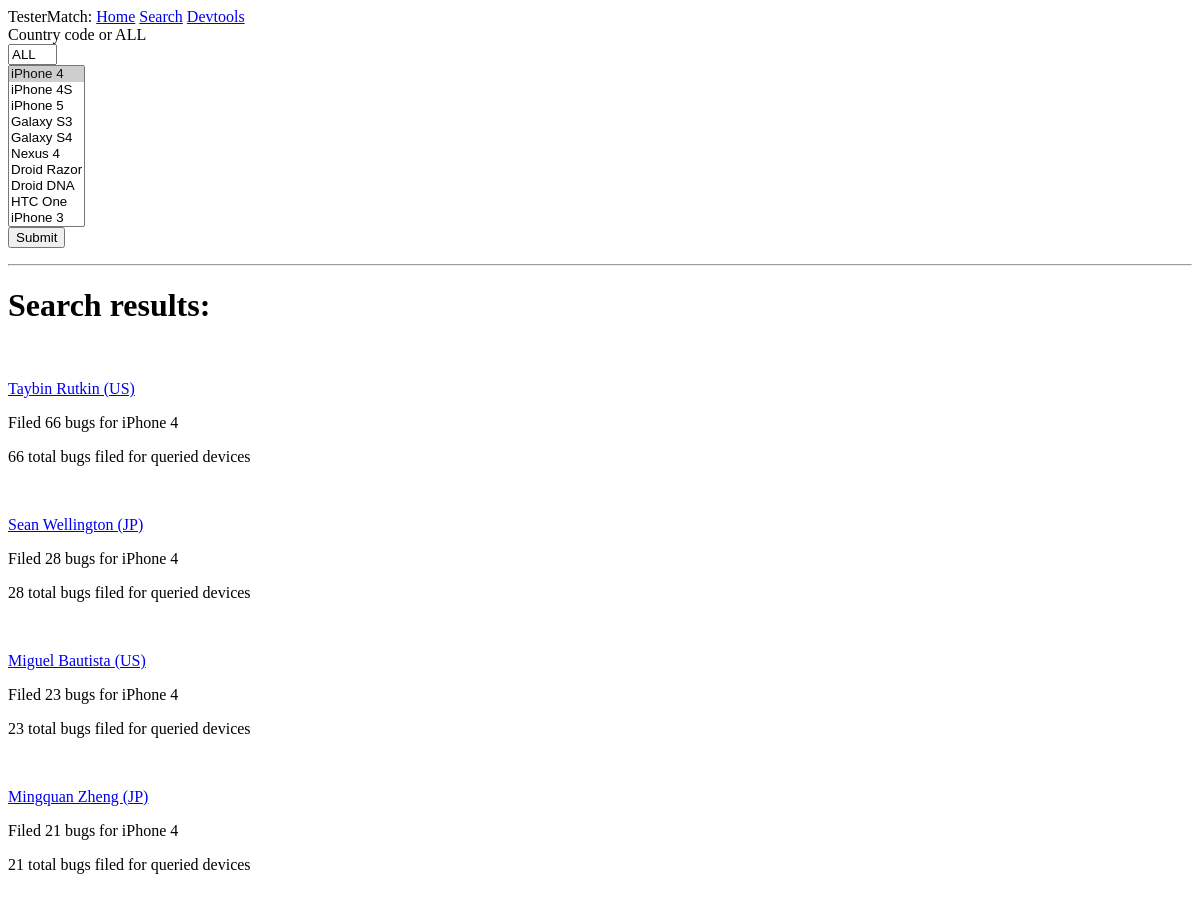
The app's page /results/ALL/1 with its own data.
### app/models.py (models this page shows, shortened)
class Tester(db.Model):
    id = db.Column(db.Integer, primary_key=True)
    first_name = db.Column(db.String(64), index=True)
    last_name = db.Column(db.String(64), index=True)
    country = db.Column(db.String(2), index=True)
    last_login = db.Column(db.DateTime, index=True)
    experience = db.relationship("Experience", backref="tester")
    devices = db.relationship("Device", secondary=association_table, back_populates="testers")
    def name(self):
        return self.first_name + " " + self.last_name + " (" + self.country + ")"

class Experience(db.Model):
    id = db.Column(db.Integer, primary_key=True)
    device_id = db.Column(db.Integer, db.ForeignKey('device.id'))
    bugs = db.Column(db.Integer)
    tester_id = db.Column(db.Integer, db.ForeignKey('tester.id'))

class Device(db.Model):
    __tablename__ = 'device'
    id = db.Column(db.Integer, primary_key=True)
    device_name = db.Column(db.String(64), index=True, unique=True)
    testers = db.relationship("Tester", secondary=association_table, back_populates="devices")

### app/routes.py (the view, shortened to what this page needs)
@app.route('/results/<country>/<devices>', methods=['GET','POST'])
def results(country, devices):
    form = SearchForm(country=country,device=devices)
    country = form.country.data
    devices = form.device.data
    count = {}
    exps = {}
    if country == 'ALL':
        for d in devices:
            q = db.session.query(Experience).filter_by(device_id=int(d)).all()
            for e in q:
                if e.tester_id in count.keys():
                    count[e.tester_id] += e.bugs
                    exps[e.tester_id].append(e)
                else:
                    count[e.tester_id] = e.bugs
                    exps[e.tester_id] = [e]
    ordering = reversed(sorted(count.items(), key=operator.itemgetter(1)))
    return render_template("results.html", title="Results", count=count, exps=exps, ordering=ordering, search=form, db=db, Tester=Tester, Device=Device)

### app/forms.py
class SearchForm(FlaskForm):
    country = StringField("Country code or ALL", validators=[DataRequired()])
    device = SelectMultipleField("Device(s)", choices=getDevices(), validators=[DataRequired()])
    submit = SubmitField("Submit")

### app/templates/results.html
{% extends "base.html" %}
{% block content %}
<h1>Search results:</h1><br>
{% for coupling in ordering %}
{% if coupling[1] > 0 %}
<p><a href="{{url_for('tester', id=coupling[0])}}"> {{db.session.query(Tester).filter_by(id=coupling[0]).first().name()}}</a></p>
{% for experience in exps[coupling[0]] %}
<p>Filed {{experience.bugs}} bugs for {{db.session.query(Device).filter_by(id=experience.device_id).first().device_name}}</p>
{% endfor %}
<p>{{count[coupling[0]]}} total bugs filed for queried devices</p> <br>
{% endif %}
{% endfor %}
{% endblock %}

### app/templates/base.html (shortened to what this page needs)
<html>
    <head>
    </head>
    <body>
        <div>
            TesterMatch:
            <a href="{{ url_for('index', testers=None) }}">Home</a>
            <a href="{{ url_for('results', country='ALL', devices=1) }}">Search</a>
            <a href="{{ url_for('devtools') }}">Devtools</a>
            {% if search %}
            <form action="" method="POST">
                {{search.hidden_tag()}} {{search.country.label}} <br> {{search.country(size=3)}} <br> {{search.device(size=10)}} <br> {{search.submit}}
            </form>
            {% endif %}
        </div>
        <hr>
        <div class="block">
            {% block content %} {% endblock %}
        </div>
    </body>
</html>

### app/templates/base.html (style rules this page uses)
* { box-sizing: border-box; }

### records on screen
Tester: session.query "Taybin Rutkin (US)"
Experience: bugs "66"
Device: session.query "iPhone 4"
Tester: session.query "Sean Wellington (JP)"
Experience: bugs "28"
Tester: session.query "Miguel Bautista (US)"
Experience: bugs "23"
Tester: session.query "Mingquan Zheng (JP)"
Experience: bugs "21"

### other values on screen
{{ search.country.label }} "Country code or ALL"
{{ count[coupling[0]] }} "66" "28" "23" "21"
